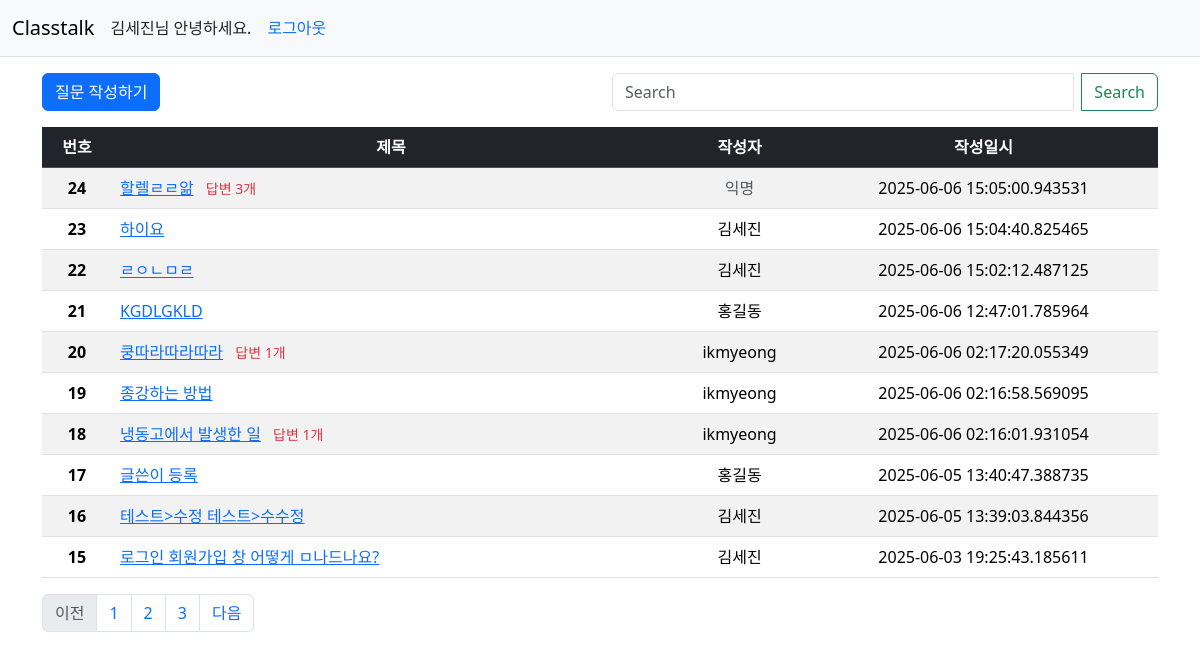
/question/list/ (signed in), run on the app's committed database.
### classtalk/models.py (models this page shows)
class User(db.Model):
    id = db.Column(db.Integer, primary_key=True)
    username = db.Column(db.String(150), unique=True, nullable=False)
    password = db.Column(db.String(200), nullable=False)
    email = db.Column(db.String(120), unique=True, nullable=False)

class Question(db.Model):
    id = db.Column(db.Integer, primary_key=True)
    subject = db.Column(db.String(200), nullable=False)
    content = db.Column(db.Text(), nullable=False)
    create_date = db.Column(db.DateTime(), nullable=False)
    user_id = db.Column(db.Integer, db.ForeignKey('user.id', ondelete='CASCADE'), nullable=False)
    user = db.relationship('User', backref=db.backref('question_set'))
    modify_date = db.Column(db.DateTime(), nullable=True)
    is_anonymous = db.Column(db.Boolean, default=False)  # 익명 여부 추가

### classtalk/views/question_views.py (the view, shortened to what this page needs)
@bp.route('/list/')
def _list():
    page = request.args.get('page', type=int, default=1)
    kw = request.args.get('kw', type=str, default='')
    question_list = Question.query.order_by(Question.create_date.desc())
    question_list = question_list.paginate(page=page, per_page=10)
    return render_template('question/question_list.html', question_list=question_list, page=page, kw=kw)

### classtalk/views/auth_views.py (called while the page is built)
@bp.before_app_request
def load_logged_in_user():
    user_id = session.get('user_id')
    if user_id is None:
        g.user = None
    else:
        g.user = User.query.get(user_id)

### classtalk/templates/question/question_list.html (shortened to what this page needs)
<!DOCTYPE html>
<html lang="en">
<head>
    <link href="https://cdn.jsdelivr.net/npm/bootstrap@5.3.5/dist/css/bootstrap.min.css" rel="stylesheet">
</head>
<body>
{% include "navbar.html" %}
<div class="container my-3">
    <div class="row my-3">
            <div class="col-6">
                <a href="{{ url_for('question.create') }}" class="btn btn-primary">질문 작성하기</a>
            </div>
            <div class="col-6">
                <div class="input-group">
                    <input type="text" id="search_kw" class="form-control me-2" value="{{ kw or '' }}" placeholder="Search" aria-label="Search"/>
                    <button class="btn btn-outline-success" type="submit" id="btn_search">Search</button>
                </div>
            </div>
        </div>
    <table class="table table-striped">
        <thead>
        <tr class="text-center table-dark">
            <th scope="col">번호</th>
            <th scope="col" style="width:50%">제목</th>
            <th scope="col">작성자</th>
            <th scope="col">작성일시</th>
        </tr>
        </thead>
    {% if question_list %}
      <tbody>
        {% for question in question_list.items %}
        <tr class="text-center">
            <th scope="row">{{ question_list.total - ((question_list.page-1) * question_list.per_page) - loop.index0 }}</th>
            <td class="text-start">
                <a href="{{ url_for('question.detail', question_id=question.id) }}">{{ question.subject }}</a>
                {% if question.answer_set|length > 0 %}
                <span class="text-danger small mx-2">답변 {{ question.answer_set|length }}개</span>
                {% endif %}
            </td>
            <td>
                {% if question.is_anonymous %}
                    <span class="text-muted">익명</span>
                    <td>{{question.create_date}}</td>
                {% else %}
                    {{ question.user.username }}
                    <td>{{question.create_date}}</td>
                {% endif %}
            </td>
        </tr>
        {% endfor %}
      </tbody>
    </table>
    {% else %}
        <p>질문이 없습니다.</p>
    {% endif %}
    {% include "Pagenation.html" %}
</div>
</body>
</html>

### classtalk/templates/navbar.html (shortened to what this page needs)
<nav class="navbar navbar-expand-lg navbar-light bg-light border-bottom">
  <div class="container-fluid">
    <a class="navbar-brand" href="{{ url_for('main.index') }}">Classtalk</a>
    <div class="collapse navbar-collapse" id="navbarSupportedContent">
      {% if g.user %}
          <a>{{ g.user.username }}님 안녕하세요.</a>
          <ul class="nav justify-content-end">
            <li class="nav-item ">
              <a class="nav-link active" href="{{ url_for('auth.logout') }}">로그아웃</a>
            </li>
          </ul>
      {% endif %}
      <span class="navbar-text">
        <nav class="navbar bg-body-tertiary">
        </nav>
      </span>
    </div>
  </div>
</nav>

### data on the page
User: user.username "김세진"
Question: total "24", subject "할렐ㄹㄹ앎", answer_set|length "3", create_date "2025-06-06 15:05:00.943531"
Question: total "23", subject "하이요", user.username "김세진", create_date "2025-06-06 15:04:40.825465"
Question: total "22", subject "ㄹㅇㄴㅁㄹ", user.username "김세진", create_date "2025-06-06 15:02:12.487125"
Question: total "21", subject "KGDLGKLD", user.username "홍길동", create_date "2025-06-06 12:47:01.785964"
Question: total "20", subject "쿵따라따라따라", answer_set|length "1", user.username "ikmyeong", create_date "2025-06-06 02:17:20.055349"
Question: total "19", subject "종강하는 방법", user.username "ikmyeong", create_date "2025-06-06 02:16:58.569095"
Question: total "18", subject "냉동고에서 발생한 일", answer_set|length "1", user.username "ikmyeong", create_date "2025-06-06 02:16:01.931054"
Question: total "17", subject "글쓴이 등록", user.username "홍길동", create_date "2025-06-05 13:40:47.388735"
Question: total "16", subject "테스트>수정 테스트>수수정", user.username "김세진", create_date "2025-06-05 13:39:03.844356"
Question: total "15", subject "로그인 회원가입 창 어떻게 ㅁ나드나요?", user.username "김세진", create_date "2025-06-03 19:25:43.185611"

### other printed values
{{ page_num }} "1" "2" "3"
